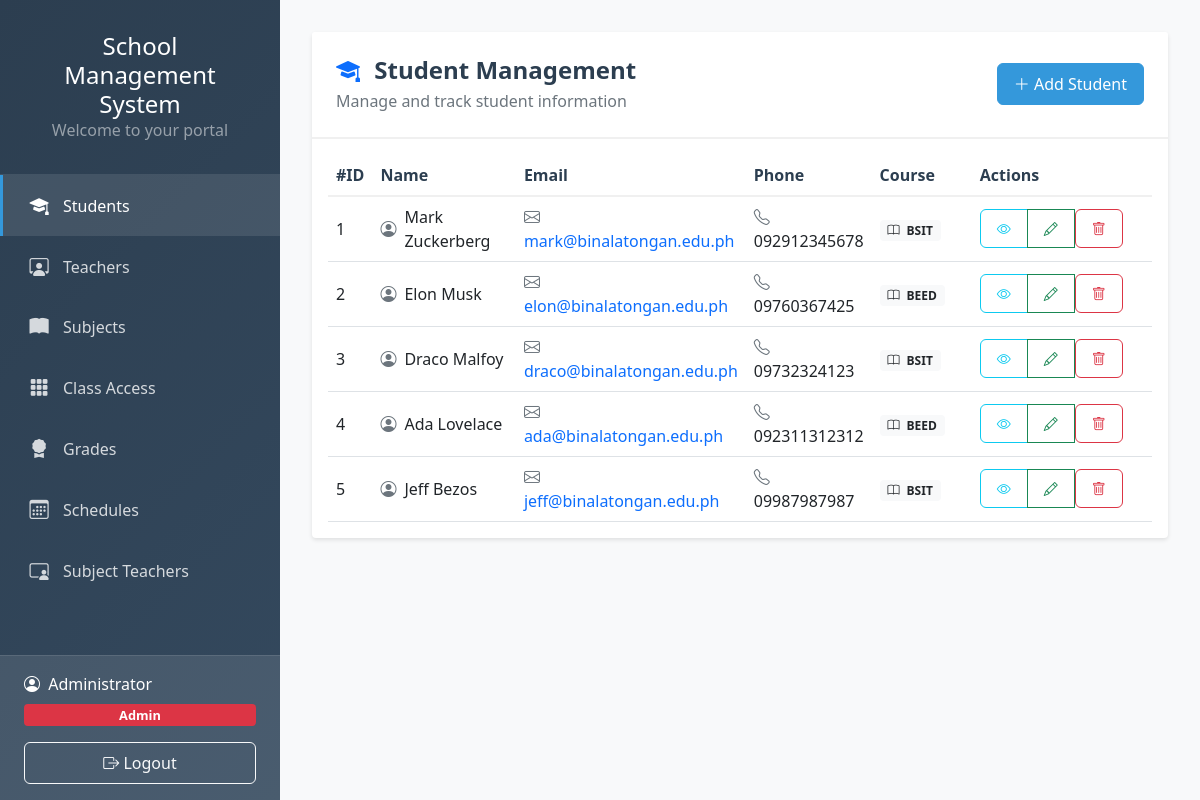
Screenshot of /home.php (signed in) with the database file from the repository.
### tables this page shows
CREATE TABLE `students` (
  `id` int(6) NOT NULL,
  `name` varchar(191) NOT NULL,
  `email` varchar(191) NOT NULL,
  `phone` varchar(191) NOT NULL,
  `course` varchar(191) NOT NULL
);

### home.php (the view, shortened to what this page needs)
<?php
    require 'dbcon.php';
    if (isset($_SESSION['id']) && isset($_SESSION['user_name'])) {
        include('header.php');
?>
    <div class="row">
            <div class="col-md-12">
                <div class="card">
                    <div class="card-header d-flex justify-content-between align-items-center">
                        <div>
                            <h4 class="mb-0">
                                <i class="bi bi-mortarboard-fill text-primary me-2"></i>
                                Student Management
                            </h4>
                            <p class="text-muted mb-0 mt-1">Manage and track student information</p>
                        </div>
                        <a href="student-create.php" class="btn btn-primary">
                            <i class="bi bi-plus-lg"></i> Add Student
                        </a>
                    </div>
                    <div class="card-body">
                        <div class="table-responsive">
                            <table class="table table-hover">
                                <thead>
                                    <tr>
                                        <th width="5%">#ID</th>
                                        <th width="20%">Name</th>
                                        <th width="20%">Email</th>
                                        <th width="15%">Phone</th>
                                        <th width="15%">Course</th>
                                        <th width="25%">Actions</th>
                                    </tr>
                                </thead>
                                <tbody>
                                    <?php
                                        $query = "SELECT * FROM students";
                                        $query_run = mysqli_query($con, $query);
                                        if(mysqli_num_rows($query_run) > 0)
                                        {
                                            foreach($query_run as $student)
                                            {
                                                ?>
                                                <tr>
                                                    <td class="align-middle"><?= $student['id']; ?></td>
                                                    <td class="align-middle">
                                                        <div class="d-flex align-items-center">
                                                            <i class="bi bi-person-circle text-secondary me-2"></i>
                                                            <?= $student['name']; ?>
                                                        </div>
                                                    </td>
                                                    <td class="align-middle">
                                                        <a href="mailto:<?= $student['email']; ?>" class="text-decoration-none">
                                                            <i class="bi bi-envelope text-muted me-1"></i>
                                                            <?= $student['email']; ?>
                                                        </a>
                                                    </td>
                                                    <td class="align-middle">
                                                        <i class="bi bi-telephone text-muted me-1"></i>
                                                        <?= $student['phone']; ?>
                                                    </td>
                                                    <td class="align-middle">
                                                        <span class="badge bg-light text-dark">
                                                            <i class="bi bi-book me-1"></i>
                                                            <?= $student['course']; ?>
                                                        </span>
                                                    </td>
                                                    <td class="align-middle">
                                                        <div class="btn-group" role="group">
                                                            <a href="student-view.php?id=<?= $student['id']; ?>"
                                                               class="btn btn-sm btn-outline-info"
                                                               title="View Details">
                                                                <i class="bi bi-eye"></i>
                                                            </a>
                                                            <a href="student-edit.php?id=<?= $student['id']; ?>"
                                                               class="btn btn-sm btn-outline-success"
                                                               title="Edit">
                                                                <i class="bi bi-pencil"></i>
                                                            </a>
                                                            <form action="code.php" method="POST" class="d-inline"
                                                                  id="delete-form-<?= $student['id']; ?>">
                                                                <button type="button"
                                                                        class="btn btn-sm btn-outline-danger"
                                                                        onclick="confirmDelete('delete-form-<?= $student['id']; ?>')"
                                                                        title="Delete">
                                                                    <i class="bi bi-trash"></i>
                                                                </button>
                                                            </form>
                                                        </div>
                                                    </td>
                                                </tr>
                                                <?php
                                            }
                                        }
                                    ?>
                                </tbody>
                            </table>
                        </div>
                    </div>
                </div>
            </div>
        </div>
    <?php
        include('footer.php');
    } else {
        header("Location: index.php");
        exit();
    }
    ?>

### header.php (style rules this page uses)
:root { --primary-color: #2c3e50; --secondary-color: #34495e; --accent-color: #3498db; --sidebar-width: 280px; }
* { box-sizing: border-box; }
body { margin: 0; font-family: 'Segoe UI', system-ui, -apple-system, sans-serif; background-color: #f8f9fa; min-height: 100vh; }
.card { border: none; box-shadow: 0 2px 4px rgba(0,0,0,0.1); transition: transform 0.3s ease; }
.card-header { background-color: white; border-bottom: 2px solid #f0f0f0; padding: 1.5rem; }
.card-header h4 { margin: 0; font-weight: 600; color: var(--primary-color); }
.table { margin-bottom: 0; }
.table th { font-weight: 600; color: var(--primary-color); border-bottom: 2px solid #f0f0f0; }
.table td { vertical-align: middle; }
.btn { padding: 0.5rem 1rem; font-weight: 500; border-radius: 6px; }
.btn-primary { background-color: var(--accent-color); border-color: var(--accent-color); }

### rows the page displays
students: id "1", name "Mark Zuckerberg", email "mark@binalatongan.edu.ph", phone "092912345678", course "BSIT"
students: id "2", name "Elon Musk", email "elon@binalatongan.edu.ph", phone "09760367425", course "BEED"
students: id "3", name "Draco Malfoy", email "draco@binalatongan.edu.ph", phone "09732324123", course "BSIT"
students: id "4", name "Ada Lovelace", email "ada@binalatongan.edu.ph", phone "092311312312", course "BEED"
students: id "5", name "Jeff Bezos", email "jeff@binalatongan.edu.ph", phone "09987987987", course "BSIT"

### other values shown
$_SESSION['name'] "Administrator"
